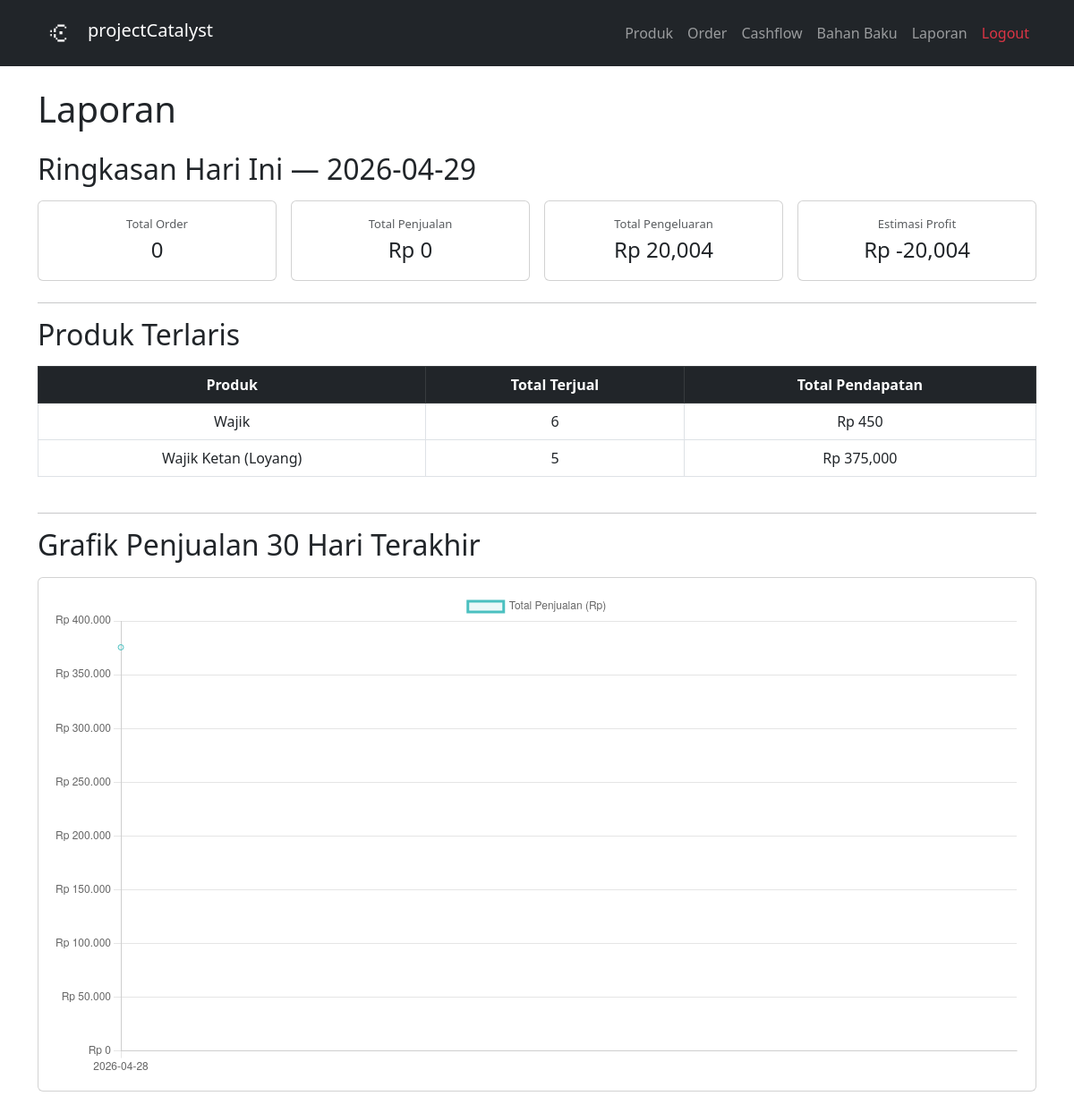
The app's page /reports (signed in) with its own data.
### tables this page shows
CREATE TABLE products (
    id          INTEGER PRIMARY KEY AUTOINCREMENT,
    name        TEXT NOT NULL,
    price       REAL NOT NULL,
    unit        TEXT NOT NULL,
    is_active   INTEGER DEFAULT 1,
    created_at  TEXT DEFAULT CURRENT_TIMESTAMP
);

### app.py (the view)
@app.route('/reports')
@login_required
def reports():
    from datetime import date
    today = date.today().isoformat()
    daily_orders, daily_expenses = get_daily_summary(today)
    top_products = get_top_products()
    monthly = get_monthly_summary()
    return render_template('reports.html',
        daily_orders=daily_orders,
        daily_expenses=daily_expenses,
        top_products=top_products,
        monthly=monthly,
        today=today
    )

### app.py (called while the page is built)
@login_manager.user_loader
def load_user(user_id):
    row = get_user_by_id(user_id)
    if row:
        return User(row['id'], row['username'], row['password_hash'])
    return None

### database/db.py (called while the page is built)
def get_connection():
    conn = sqlite3.connect(DB_PATH)
    conn.row_factory = sqlite3.Row
    conn.execute("PRAGMA foreign_keys = ON")
    return conn

def get_user_by_id(user_id):
    conn = get_connection()
    user = conn.execute('SELECT * FROM users WHERE id = ?', (user_id,)).fetchone()
    conn.close()
    return user

def get_daily_summary(date):
    conn = get_connection()
    total_orders = conn.execute("""
        SELECT COUNT(*) as total_orders,
               SUM(oi.quantity * oi.price) as total_penjualan
        FROM orders o
        LEFT JOIN order_items oi ON o.id = oi.order_id
        WHERE o.order_date = ? AND o.status != 'cancelled'
    """, (date,)).fetchone()
    total_expenses = conn.execute("""
        SELECT SUM(amount) as total_pengeluaran
        FROM expenses
        WHERE date = ?
    """, (date,)).fetchone()
    conn.close()
    return total_orders, total_expenses

def get_top_products():
    conn = get_connection()
    products = conn.execute("""
        SELECT p.name,
               SUM(oi.quantity) as total_terjual,
               SUM(oi.quantity * oi.price) as total_pendapatan
        FROM order_items oi
        JOIN products p ON oi.product_id = p.id
        JOIN orders o ON oi.order_id = o.id
        WHERE o.status != 'cancelled'
        GROUP BY p.id
        ORDER BY total_terjual DESC
        LIMIT 5
    """).fetchall()
    conn.close()
    return products

def get_monthly_summary():
    conn = get_connection()
    summary = conn.execute("""
        SELECT o.order_date,
               COUNT(DISTINCT o.id) as total_order,
               SUM(oi.quantity * oi.price) as total_penjualan
        FROM orders o
        LEFT JOIN order_items oi ON o.id = oi.order_id
        WHERE o.status != 'cancelled'
        AND o.order_date >= DATE('now', '-30 days')
        GROUP BY o.order_date
        ORDER BY o.order_date ASC
    """).fetchall()
    conn.close()
    return summary

### templates/reports.html (shortened to what this page needs)
{% extends 'base.html' %}
{% block content %}
<h1 class="mb-4">Laporan</h1>
<h2 class="mb-3">Ringkasan Hari Ini — {{ today }}</h2>
<div class="row g-3 mb-4">
    <div class="col-md-3">
        <div class="card text-center p-3">
            <div class="text-muted" style="font-size:13px">Total Order</div>
            <div style="font-size:24px;font-weight:500">{{ daily_orders['total_orders'] or 0 }}</div>
        </div>
    </div>
    <div class="col-md-3">
        <div class="card text-center p-3">
            <div class="text-muted" style="font-size:13px">Total Penjualan</div>
            <div style="font-size:24px;font-weight:500">Rp {{ "{:,.0f}".format(daily_orders['total_penjualan'] or 0) }}</div>
        </div>
    </div>
    <div class="col-md-3">
        <div class="card text-center p-3">
            <div class="text-muted" style="font-size:13px">Total Pengeluaran</div>
            <div style="font-size:24px;font-weight:500">Rp {{ "{:,.0f}".format(daily_expenses['total_pengeluaran'] or 0) }}</div>
        </div>
    </div>
    <div class="col-md-3">
        <div class="card text-center p-3">
            <div class="text-muted" style="font-size:13px">Estimasi Profit</div>
            <div style="font-size:24px;font-weight:500">Rp {{ "{:,.0f}".format((daily_orders['total_penjualan'] or 0) - (daily_expenses['total_pengeluaran'] or 0)) }}</div>
        </div>
    </div>
</div>
<hr>
<h2 class="mb-3">Produk Terlaris</h2>
{% if top_products %}
<div class="table-responsive mb-4">
<table class="table table-bordered table-hover">
    <thead class="table-dark">
        <tr>
            <th>Produk</th>
            <th>Total Terjual</th>
            <th>Total Pendapatan</th>
        </tr>
    </thead>
    <tbody>
        {% for product in top_products %}
        <tr>
            <td>{{ product['name'] }}</td>
            <td>{{ product['total_terjual'] }}</td>
            <td>Rp {{ "{:,.0f}".format(product['total_pendapatan']) }}</td>
        </tr>
        {% endfor %}
    </tbody>
</table>
</div>
{% else %}
<p class="text-muted">Belum ada data.</p>
{% endif %}
<hr>
<h2 class="mb-3">Grafik Penjualan 30 Hari Terakhir</h2>
<div class="card p-3 mb-4">
    <canvas id="salesChart"></canvas>
</div>
<script>
    const labels = {{ monthly | map(attribute='order_date') | list | tojson }};
    const data = {{ monthly | map(attribute='total_penjualan') | list | tojson }};
    new Chart(document.getElementById('salesChart'), {
        type: 'line',
        data: {
            labels: labels,
            datasets: [{
                label: 'Total Penjualan (Rp)',
                data: data,
                borderColor: 'rgb(75, 192, 192)',
                backgroundColor: 'rgba(75, 192, 192, 0.1)',
                tension: 0.3,
                fill: true
            }]
        },
        options: {
            responsive: true,
            scales: {
                y: {
                    beginAtZero: true,
                    ticks: {
                        callback: value => 'Rp ' + value.toLocaleString('id-ID')
                    }
                }
            }
        }
    });
</script>
{% endblock %}

### templates/base.html (style rules this page uses)
.card { transition: all 0.2s ease; cursor: pointer; }
.table tbody tr:nth-child(even) { background-color: #eef2ff; }
.table td { text-align: center; vertical-align: middle; }
.table th { text-align: center; vertical-align: middle; }

### records on screen
products: name "Wajik", total_terjual "6", total_pendapatan "450"
products: name "Wajik Ketan (Loyang)", total_terjual "5", total_pendapatan "375,000"

### other values on screen
{{ daily_orders['total_orders'] or 0 }} "0"
{{ "{:,.0f}".format(daily_orders['total_penjualan'] or 0) }} "0"
{{ "{:,.0f}".format(daily_expenses['total_pengeluaran'] or 0) }} "20,004"
chart data {{ monthly | map(attribute='order_date') | list | tojson }} ["2026-04-28"]
chart data {{ monthly | map(attribute='total_penjualan') | list | tojson }} [375450.0]
